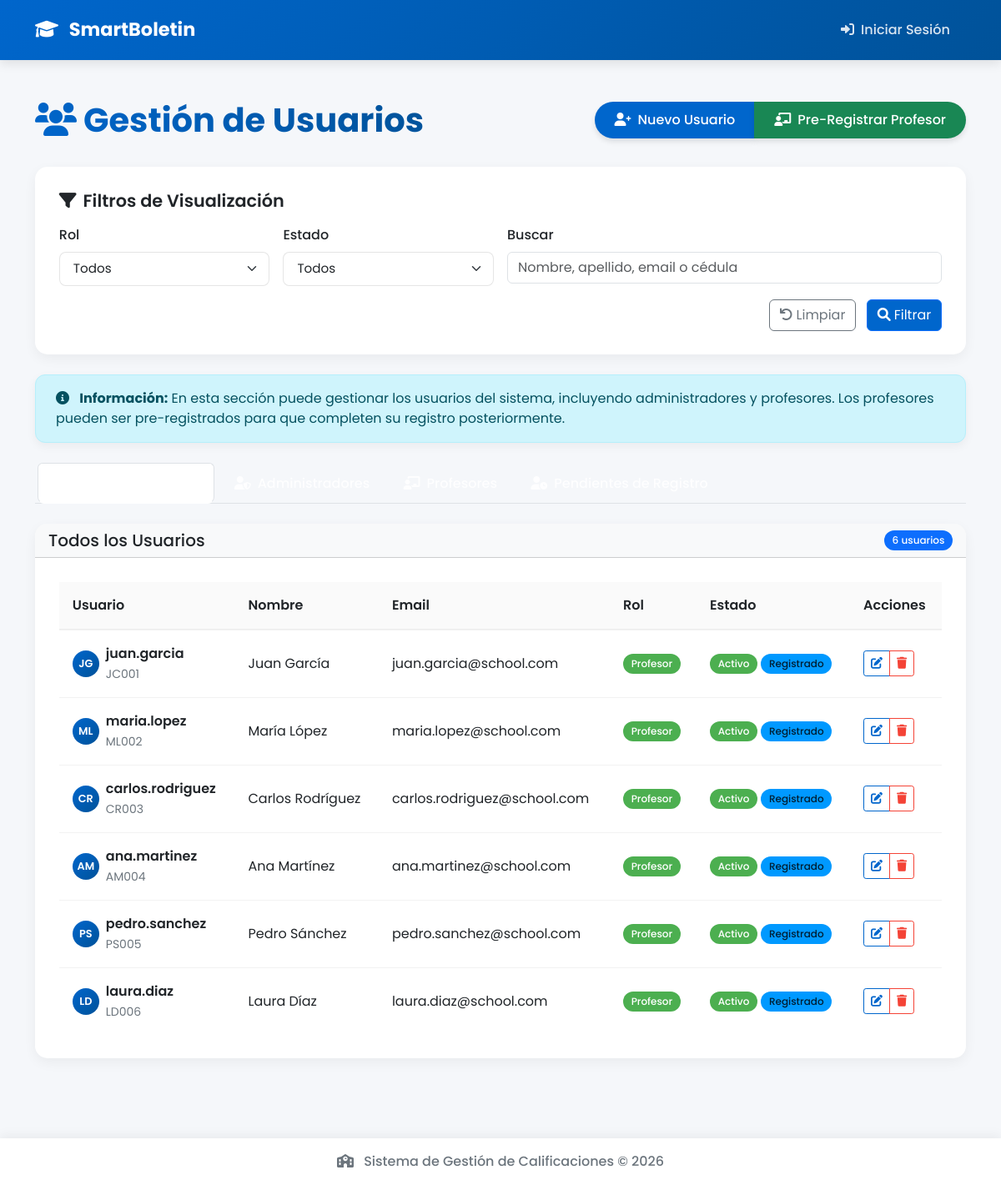
Screenshot of /admin/users with the database file from the repository.
### app/models/users.py (models this page shows, shortened)
class User(UserMixin, db.Model):
    __tablename__ = 'users'
    id = db.Column(db.Integer, primary_key=True)
    identification_number = db.Column(db.String(20), index=True, unique=True, nullable=True)  # Cédula
    username = db.Column(db.String(64), index=True, unique=True, nullable=True)  # Ahora puede ser nulo
    email = db.Column(db.String(120), index=True, unique=True, nullable=False)
    password_hash = db.Column(db.String(128), nullable=True)  # Puede ser nulo inicialmente
    first_name = db.Column(db.String(64), nullable=False)
    last_name = db.Column(db.String(64), nullable=False)
    role = db.Column(db.String(20), nullable=False, default='teacher')
    is_active = db.Column(db.Boolean, default=True)
    is_registered = db.Column(db.Boolean, default=False)  # Indica si el usuario ha completado su registro
    created_at = db.Column(db.DateTime, default=datetime.utcnow)
    last_login = db.Column(db.DateTime, nullable=True)
    teacher_profile = db.relationship('Teacher', backref='user', uselist=False, cascade='all, delete-orphan')
    admin_profile = db.relationship('Admin', backref='user', uselist=False, cascade='all, delete-orphan')
    def __repr__(self):
        return f'<User {self.identification_number}>'
    def is_admin(self):
        return self.role == 'admin'

### app/routes/admin.py (the view)
@admin.route('/users')
def users():
    users = User.query.all()
    print(users)
    return render_template('admin/users.html', title='Gestión de Usuarios', users=users)

### app/routes/admin.py (called while the page is built)
@admin.before_request
def check_admin():
    if current_app.config.get('DEMO_MODE'):
        return  # En DEMO, permitir acceso a todos

### app/templates/admin/users.html (shortened to what this page needs)
{% extends "base.html" %}
{% block content %}
<div class="content-header">
    <div class="container-fluid">
        <div class="row mb-4 align-items-center">
            <div class="col-sm-6">
                <h1 class="m-0 text-gradient">
                    <i class="fas fa-users me-2"></i>Gestión de Usuarios
                </h1>
            </div>
            <div class="col-sm-6">
                <div class="float-sm-end">
                    <div class="btn-group">
                        <button type="button" class="btn btn-primary btn-dashboard" data-bs-toggle="modal" data-bs-target="#newUserModal">
                            <i class="fas fa-user-plus me-2"></i>Nuevo Usuario
                        </button>
                        <button type="button" class="btn btn-success btn-dashboard" data-bs-toggle="modal" data-bs-target="#preRegisterTeacherModal">
                            <i class="fas fa-chalkboard-teacher me-2"></i>Pre-Registrar Profesor
                        </button>
                    </div>
                </div>
            </div>
        </div>
    </div>
</div>
<div class="content">
    <div class="container-fluid">
        <div class="card dashboard-card mb-4">
            <div class="card-body">
                <h5 class="card-title mb-3">
                    <i class="fas fa-filter me-2"></i>Filtros de Visualización
                </h5>
                <form method="GET" action="{{ url_for('admin.users') }}" class="row g-3">
                    <div class="col-md-3">
                        <label for="role" class="form-label">Rol</label>
                        <select name="role" id="role" class="form-select">
                            <option value="">Todos</option>
                        </select>
                    </div>
                    <div class="col-md-3">
                        <label for="status" class="form-label">Estado</label>
                        <select name="status" id="status" class="form-select">
                            <option value="">Todos</option>
                        </select>
                    </div>
                    <div class="col-md-6">
                        <label for="search" class="form-label">Buscar</label>
                        <input type="text" class="form-control" id="search" name="search" placeholder="Nombre, apellido, email o cédula" value="{{ request.args.get('search', '') }}">
                    </div>
                    <div class="col-12 text-end">
                        <a href="{{ url_for('admin.users') }}" class="btn btn-outline-secondary me-2">
                            <i class="fas fa-undo me-1"></i>Limpiar
                        </a>
                        <button type="submit" class="btn btn-primary">
                            <i class="fas fa-search me-1"></i>Filtrar
                        </button>
                    </div>
                </form>
            </div>
        </div>
        <div class="permanent-alert permanent-alert-info mb-4">
            <i class="fas fa-info-circle me-2"></i>
            <strong>Información:</strong> En esta sección puede gestionar los usuarios del sistema, incluyendo administradores y profesores.
            Los profesores pueden ser pre-registrados para que completen su registro posteriormente.
        </div>
        <ul class="nav nav-tabs mb-4" id="userTabs" role="tablist">
            <li class="nav-item" role="presentation">
                <button class="nav-link active" id="all-users-tab" data-bs-toggle="tab" data-bs-target="#all-users" type="button" role="tab" aria-controls="all-users" aria-selected="true">
                    <i class="fas fa-users me-2"></i>Todos los Usuarios
                </button>
            </li>
            <li class="nav-item" role="presentation">
                <button class="nav-link" id="admins-tab" data-bs-toggle="tab" data-bs-target="#admins" type="button" role="tab" aria-controls="admins" aria-selected="false">
                    <i class="fas fa-user-shield me-2"></i>Administradores
                </button>
            </li>
            <li class="nav-item" role="presentation">
                <button class="nav-link" id="teachers-tab" data-bs-toggle="tab" data-bs-target="#teachers" type="button" role="tab" aria-controls="teachers" aria-selected="false">
                    <i class="fas fa-chalkboard-teacher me-2"></i>Profesores
                </button>
            </li>
            <li class="nav-item" role="presentation">
                <button class="nav-link" id="unregistered-tab" data-bs-toggle="tab" data-bs-target="#unregistered" type="button" role="tab" aria-controls="unregistered" aria-selected="false">
                    <i class="fas fa-user-clock me-2"></i>Pendientes de Registro
                </button>
            </li>
        </ul>
        <div class="tab-content" id="userTabsContent">
            <div class="tab-pane fade show active" id="all-users" role="tabpanel" aria-labelledby="all-users-tab">
                <div class="card dashboard-card">
                    <div class="card-header bg-light d-flex justify-content-between align-items-center">
                        <h5 class="mb-0">Todos los Usuarios</h5>
                        <span class="badge bg-primary">{{ users|length }} usuarios</span>
                    </div>
                    <div class="card-body">
                        {% if users %}
                        <div class="table-responsive">
                            <table class="table table-hover align-middle">
                                <thead>
                                    <tr>
                                        <th>Usuario</th>
                                        <th>Nombre</th>
                                        <th>Email</th>
                                        <th>Rol</th>
                                        <th>Estado</th>
                                        <th>Acciones</th>
                                    </tr>
                                </thead>
                                <tbody>
                                    {% for user in users %}
                                    <tr class="animate-fade-in delay-{{ loop.index }}">
                                        <td>
                                            <div class="d-flex align-items-center">
                                                <div class="user-avatar me-2">
                                                    {{ user.first_name[0] }}{{ user.last_name[0] }}
                                                </div>
                                                <div>
                                                    <div class="fw-semibold">{{ user.username or 'Sin usuario' }}</div>
                                                    <small class="text-muted">{{ user.identification_number or 'Sin cédula' }}</small>
                                                </div>
                                            </div>
                                        </td>
                                        <td>{{ user.first_name }} {{ user.last_name }}</td>
                                        <td>{{ user.email }}</td>
                                        <td>
                                            {% if user.role == 'admin' %}
                                                <span class="badge bg-danger">Administrador</span>
                                            {% elif user.role == 'teacher' %}
                                                <span class="badge bg-success">Profesor</span>
                                            {% else %}
                                                <span class="badge bg-secondary">{{ user.role }}</span>
                                            {% endif %}
                                        </td>
                                        <td>
                                            {% if user.is_active %}
                                                <span class="badge bg-success">Activo</span>
                                            {% else %}
                                                <span class="badge bg-secondary">Inactivo</span>
                                            {% endif %}
                                            {% if user.is_registered %}
                                                <span class="badge bg-info text-dark">Registrado</span>
                                            {% else %}
                                                <span class="badge bg-warning text-dark">No Registrado</span>
                                            {% endif %}
                                        </td>
                                        <td>
                                            <div class="btn-group" role="group">
                                                <button type="button" class="btn btn-sm btn-outline-primary"
                                                        data-bs-toggle="modal"
                                                        data-bs-target="#editUserModal{{ user.id }}"
                                                        title="Editar">
                                                    <i class="fas fa-edit"></i>
                                                </button>
                                                <button type="button" class="btn btn-sm btn-outline-danger"
                                                        data-bs-toggle="modal"
                                                        data-bs-target="#deleteUserModal{{ user.id }}"
                                                        title="Eliminar">
                                                    <i class="fas fa-trash"></i>
                                                </button>
                                            </div>
                                        </td>
                                    </tr>
                                    {% endfor %}
                                </tbody>
                            </table>
                        </div>
                        {% endif %}
                    </div>
                </div>
            </div>
                        {% set admin_users = users|selectattr('role', 'equalto', 'admin')|list %}
                        {% set teacher_users = users|selectattr('role', 'equalto', 'teacher')|list %}
                        {% set unregistered_users = users|rejectattr('is_registered')|list %}
        </div>
    </div>
</div>
{% endblock %}

### app/templates/base.html (shortened to what this page needs)
<!DOCTYPE html>
<html lang="es">
<head>
    <link href="https://cdn.jsdelivr.net/npm/bootstrap@5.3.0-alpha1/dist/css/bootstrap.min.css" rel="stylesheet">
    <link rel="stylesheet" href="https://cdn.jsdelivr.net/npm/bootstrap-icons@1.10.3/font/bootstrap-icons.css">
    <link rel="stylesheet" href="https://cdnjs.cloudflare.com/ajax/libs/font-awesome/6.0.0/css/all.min.css">
    <link rel="stylesheet" href="{{ url_for('static', filename='css/style.css') }}">
    <link rel="stylesheet" href="https://cdnjs.cloudflare.com/ajax/libs/font-awesome/6.0.0/css/all.min.css">
    <link rel="stylesheet" href="{{ url_for('static', filename='css/style.css') }}">
</head>
<body>
    <nav class="navbar navbar-expand-lg navbar-dark fixed-top">
        <div class="container">
            <a class="navbar-brand" href="/">
                <i class="fas fa-graduation-cap me-2"></i>
                SmartBoletin
            </a>
            <div class="collapse navbar-collapse" id="navbarNav">
                <ul class="navbar-nav">
                    {% if current_user.is_authenticated %}
                        <li class="nav-item dropdown">
                            <a class="nav-link dropdown-toggle nav-user" href="#" role="button" data-bs-toggle="dropdown">
                                <div class="user-avatar">
                                    {{ current_user.first_name[0] }}{{ current_user.last_name[0] }}
                                </div>
                                {{ current_user.first_name }}
                            </a>
                            <ul class="dropdown-menu dropdown-menu-end">
                                <li><a class="dropdown-item" href="#">
                                    <i class="fas fa-user me-2"></i> Mi Perfil
                                </a></li>
                                <li><a class="dropdown-item" href="#">
                                    <i class="fas fa-cog me-2"></i> Configuración
                                </a></li>
                                <li><hr class="dropdown-divider"></li>
                                <li><a class="dropdown-item" href="{{ url_for('auth.logout') }}">
                                    <i class="fas fa-sign-out-alt me-2"></i> Cerrar Sesión
                                </a></li>
                            </ul>
                        </li>
                    {% else %}
                        <li class="nav-item">
                            <a class="nav-link" href="{{ url_for('auth.login') }}">
                                <i class="fas fa-sign-in-alt me-1"></i> Iniciar Sesión
                            </a>
                        </li>
                    {% endif %}
                </ul>
            </div>
        </div>
    </nav>
    <div class="container main-container">
        {% block content %}{% endblock %}
    </div>
    <footer class="footer py-3">
        <div class="container text-center">
            <span class="text-muted">
                <i class="fas fa-school me-2"></i>
                Sistema de Gestión de Calificaciones &copy; {{ now.year }}
            </span>
        </div>
    </footer>
</body>
</html>

### rows the page displays
User: first_name "J", last_name "G", username "juan.garcia", identification_number "JC001", first_name "Juan", last_name "García", email "juan.garcia@school.com", role "Profesor", is_active "Activo", is_registered "Registrado"
User: first_name "M", last_name "L", username "maria.lopez", identification_number "ML002", first_name "María", last_name "López", email "maria.lopez@school.com", role "Profesor", is_active "Activo", is_registered "Registrado"
User: first_name "C", last_name "R", username "carlos.rodriguez", identification_number "CR003", first_name "Carlos", last_name "Rodríguez", email "carlos.rodriguez@school.com", role "Profesor", is_active "Activo", is_registered "Registrado"
User: first_name "A", last_name "M", username "ana.martinez", identification_number "AM004", first_name "Ana", last_name "Martínez", email "ana.martinez@school.com", role "Profesor", is_active "Activo", is_registered "Registrado"
User: first_name "P", last_name "S", username "pedro.sanchez", identification_number "PS005", first_name "Pedro", last_name "Sánchez", email "pedro.sanchez@school.com", role "Profesor", is_active "Activo", is_registered "Registrado"
User: first_name "L", last_name "D", username "laura.diaz", identification_number "LD006", first_name "Laura", last_name "Díaz", email "laura.diaz@school.com", role "Profesor", is_active "Activo", is_registered "Registrado"

### other values shown
{{ users|length }} "6"
